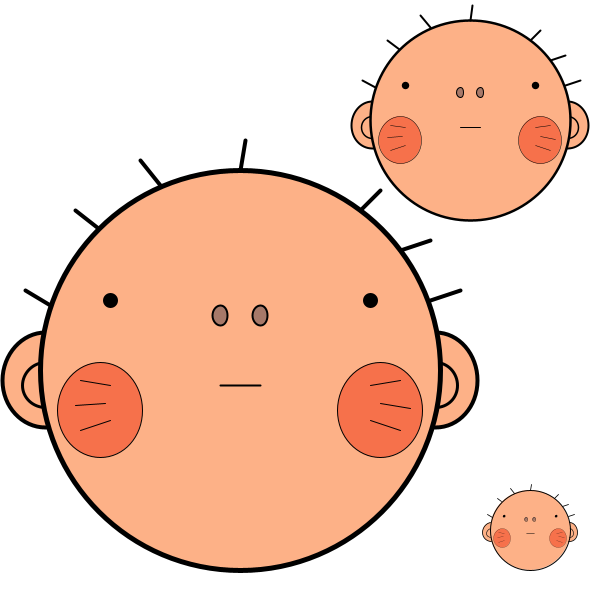
Frame 1 (no input)
Frame 60 (the mouse pressed at the canvas centre just before this capture): identical to frame 1, image omitted
Frame 120 (the mouse held since frame 60 and released just before this capture): identical to frame 1, image omitted

The Processing sketch that drew this single still picture (run headless with seeded random() and noise(); from frame 60 on, the mouse is pressed at the canvas centre):

// Processing sketch: processing_16838
// ── processing_16838.pde

void setup(){
  size(600,600);
  smooth();
}
void draw(){
  background(255);
  doo(-60, 70,int(random(58, 88)), 1);  
  doo(380, -100, int(random(58, 88)),0.5);  
  doo(300, 1000, int(random(58, 88)),0.4);
}  


  void doo(int x, int y,int a, float s){  
translate(x, y);  
scale(s);  

  fill(253,177,135);
  strokeWeight(4);
  ellipse(105,310,85,95);
  fill(253,177,135);
  strokeWeight(4);
  ellipse(495,310,85,95);
  fill(253,177,135);
  strokeWeight(3);
  ellipse(105,315,45,45);
  fill(253,177,135);
  strokeWeight(3);
  ellipse(495,315,45,45);
  
  fill(253,177,135);
  strokeWeight(5);
  ellipse(300,300,400,400);
  
  fill(0);
  strokeWeight(7);
ellipse(170,230,8,8);
fill(0);
  strokeWeight(7);
ellipse(430,230,8,8);

fill(167,121,105);
strokeWeight(2);
ellipse(280,245,15,20);
fill(167,121,105);
strokeWeight(2);
ellipse(320,245,15,20);

strokeWeight(2);
line(280,315,320,315);

fill(246,113,75);
  strokeWeight(1);
ellipse(160,340,85,95);
fill(246,113,75);
  strokeWeight(1);
ellipse(440,340,85,95);

strokeWeight(4);
line(305,70,300,100);
strokeWeight(4);
line(135,140,158,158);
strokeWeight(4);
line(220,115,200,90);
strokeWeight(4);
line(85,220,110,235);
strokeWeight(4);
line(440,120,420,140);
strokeWeight(4);
line(460,180,490,170);
strokeWeight(4);
line(490,230,520,220);

strokeWeight(1);
line(140,310,170,315);
strokeWeight(1);
line(135,335,165,333);
strokeWeight(1);
line(140,360,170,350);
strokeWeight(1);
line(460,310,430,315);
strokeWeight(1);
line(470,338,440,333);
strokeWeight(1);
line(460,360,430,350);

}
